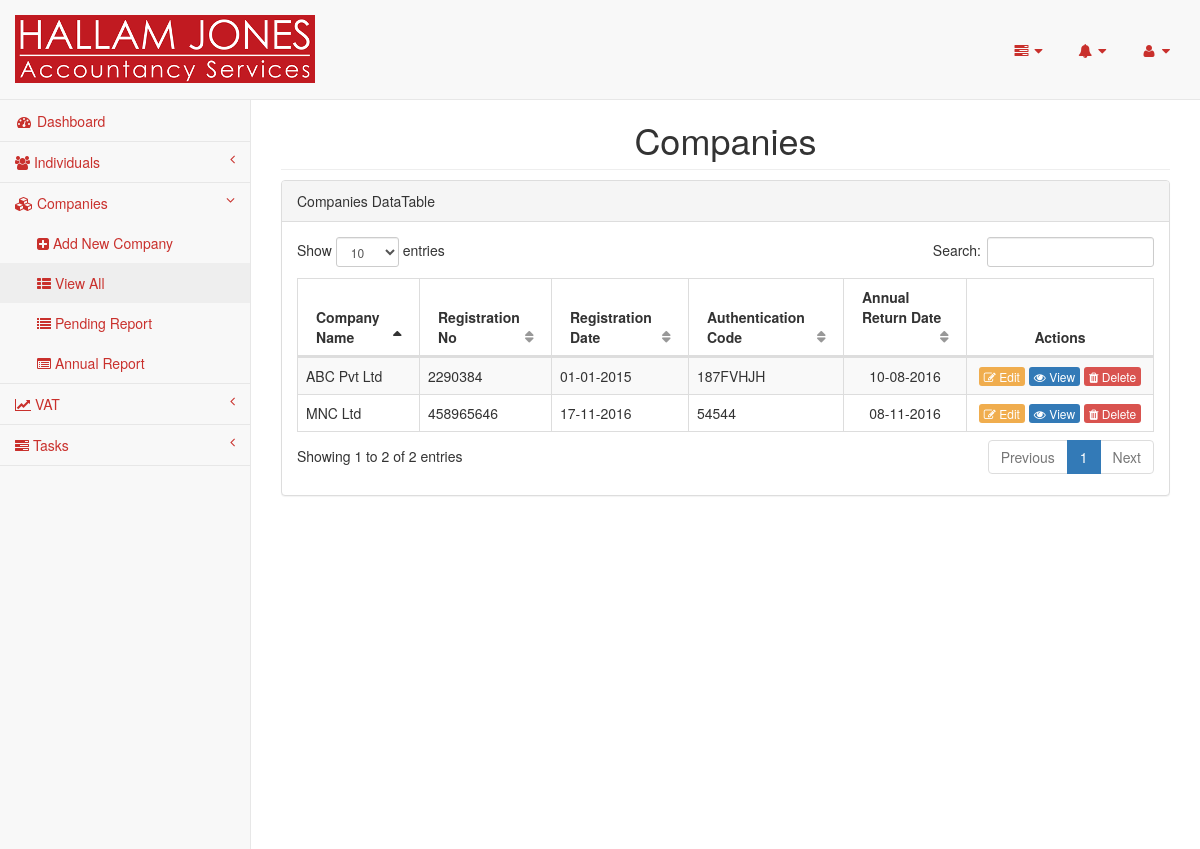
The page /pages/companies.php (signed in) on the database its author committed.
### tables this page shows
CREATE TABLE `companies` (
  `id` int(11) NOT NULL,
  `client_id` varchar(200) NOT NULL,
  `company_name` varchar(200) NOT NULL,
  `registration_number` bigint(10) NOT NULL,
  `registration_date` date NOT NULL,
  `authentication_code` varchar(8) NOT NULL,
  `trade_description` varchar(250) NOT NULL,
  `registered_address` varchar(250) NOT NULL,
  `utr` bigint(10) NOT NULL,
  `year_end` date NOT NULL,
  `directors` varchar(200) NOT NULL,
  `no_of_shares` int(11) NOT NULL,
  `aggregate_nominal_value` int(11) NOT NULL,
  `share_class` varchar(100) NOT NULL,
  `shares_issued` int(11) NOT NULL,
  `amount_paid` int(11) NOT NULL,
  `amount_unpaid` int(11) NOT NULL,
  `total_aggregate_value` int(11) NOT NULL,
  `paye_office_code` varchar(8) NOT NULL,
  `paye_reference` varchar(100) NOT NULL,
  `vat_registered` enum('Yes','No') NOT NULL,
  `main_contact` int(11) NOT NULL,
  `reference` enum('HJ','MSI') NOT NULL,
  `annual_return_date` date NOT NULL,
  `accountancy_fee` int(8) NOT NULL,
  `registered_office_charge` enum('Yes','No') NOT NULL,
  `registered_office_charge_fee` int(8) NOT NULL,
  `payroll_charge` enum('Yes','No') NOT NULL,
  `payroll_charge_fee` int(8) NOT NULL,
  `payroll_required` enum('Yes','No') NOT NULL DEFAULT 'No',
  `no_of_shareholder` int(4) NOT NULL,
  `no_of_note` int(4) NOT NULL
);

### pages/dbconnection.php (called while the page is built, shortened)
<?php
class Dbconnection{
	protected $db_name = "hallam";
	protected $db_user = "root";
	protected $db_pass = "";
	protected $db_host = "localhost";
	public function connect(){
		$this->db_conn = mysqli_connect($this->db_host, $this->db_user, $this->db_pass, $this->db_name);
		return true;
	}
}
$db=new Dbconnection();
?>

### pages/companies.php (the view, shortened to what this page needs)
<?php
require_once('header.php');
require_once('sidebar.php');
$result = mysqli_query($db->db_conn, "SELECT * FROM companies");
?>
        <div id="page-wrapper">
            <div class="row">
                <div class="col-lg-12">
                    <h1 class="page-header text-center">Companies</h1>
                </div>
            </div>
            <div class="row">
                <div class="col-lg-12">
                    <div class="panel panel-default">
                        <div class="panel-heading">
                            Companies DataTable
                        </div>
                        <div class="panel-body">
                            <div class="dataTable_wrapper table-responsive">
                                <table class="table table-striped table-bordered table-hover" id="dataTables-example">
                                    <thead>
                                        <tr>
                                            <th>Company Name</th>
                                            <th>Registration No</th>
                                            <th>Registration Date</th>
                                            <th>Authentication Code</th>
                                            <th>Annual Return Date</th>
                                            <th class="remove-shorting-icons text-center" style="width:150px;">Actions</th>
                                        </tr>
                                    </thead>
                                    <tbody>
                                        <?php
                                        if($result->num_rows > 0){
                                            while($row = $result->fetch_array()){
                                                ?>
                                                <tr class="odd gradeA">
                                                    <td><?php echo $row["company_name"]?></td>
                                                    <td><?php echo $row["registration_number"]?></td>
                                                    <td><?php echo date('d-m-Y', strtotime($row["registration_date"]))?></td>
                                                    <td class="center"><?php echo $row["authentication_code"]?></td>
                                                    <td class="text-center"><?php echo date('d-m-Y', strtotime($row['annual_return_date']))?></td>
                                                    <td class="text-center">
                                                        <a class="btn-xs btn-warning" href="edit-company.php?id=<?php echo $row["id"]?>"><i class="fa fa-edit"></i> Edit</a>
                                                        <a class="btn-xs btn-primary" href="company.php?id=<?php echo $row["id"]?>"><i class="fa fa-eye"></i> View</a>
                                                        <a class="btn-xs btn-danger" onclick="deleteContent(<?php echo $row["id"]; ?>, 'company')" href="javascript:void(0)"><i class="fa fa-trash"></i> Delete</a>
                                                    </td>
                                                </tr>
                                            <?php
                                            }
                                        }
                                        ?>
                                    </tbody>
                                </table>
                            </div>
                        </div>
                    </div>
                </div>
            </div>
        </div>
<?php require_once('footer.php');?>

### rows shown on the page
companies: company_name "ABC Pvt Ltd", registration_number "2290384", registration_date "01-01-2015", authentication_code "187FVHJH", annual_return_date "10-08-2016"
companies: company_name "MNC Ltd", registration_number "458965646", registration_date "17-11-2016", authentication_code "54544", annual_return_date "08-11-2016"
